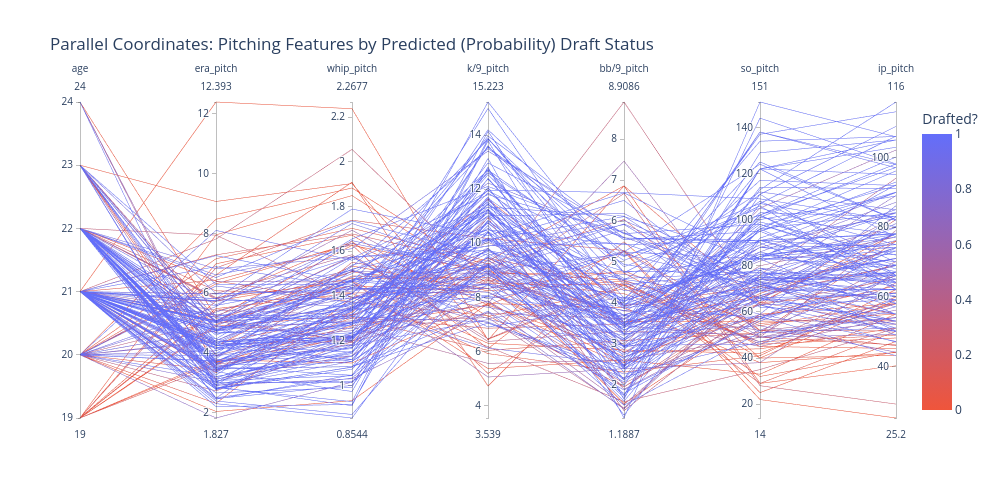

The notebook cell saved with this chart:
### Code cell
# Pick the features on the PCP axes
pcp_features = ['age', 'era_pitch', 'whip_pitch', 'k/9_pitch', 'bb/9_pitch', 'so_pitch', 'ip_pitch']

pcp_df = pd.DataFrame(X_test[pcp_features].values, columns=pcp_features)
pcp_df['Drafted?'] = y_proba[:len(pcp_df)]

fig = px.parallel_coordinates(
    pcp_df,
    color='Drafted?',
    dimensions=pcp_features,
    color_continuous_scale=['#EF553B', '#636EFA'],
    title='Parallel Coordinates: Pitching Features by Predicted (Probability) Draft Status'
)

fig.update_layout(width=1000, height=500)
fig.show()

### Figure 1 — Plotly figure (JSON) as saved in the notebook; plotly's stock layout.template omitted (floating-point values rounded to 4 significant figures; data arrays with more than 128 entries replaced by an {"elided": "..."} marker saying what was removed)
{"data": [{"dimensions": [{"label": "age", "values": {"elided": "576 float values"}}, {"label": "era_pitch", "values": {"elided": "576 float values"}}, {"label": "whip_pitch", "values": {"elided": "576 float values"}}, {"label": "k/9_pitch", "values": {"elided": "576 float values"}}, {"label": "bb/9_pitch", "values": {"elided": "576 float values"}}, {"label": "so_pitch", "values": {"elided": "576 float values"}}, {"label": "ip_pitch", "values": {"elided": "576 float values"}}], "domain": {"x": [0, 1], "y": [0, 1]}, "line": {"color": {"elided": "576 float values"}, "coloraxis": "coloraxis"}, "name": "", "type": "parcoords"}], "layout": {"coloraxis": {"colorbar": {"title": {"text": "Drafted?"}}, "colorscale": [[0, "#EF553B"], [1, "#636EFA"]]}, "height": 500, "legend": {"tracegroupgap": 0}, "title": {"text": "Parallel Coordinates: Pitching Features by Predicted (Probability) Draft Status"}, "width": 1000}}
